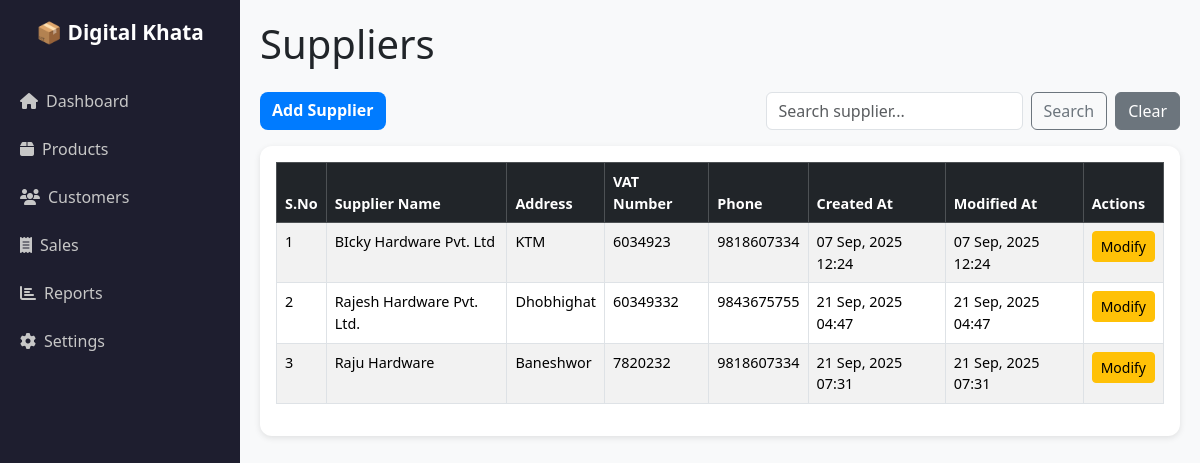
The app's page /purchase/supplier_list with its own data.
### purchase/models.py (models this page shows, shortened)
class Supplier(models.Model):
    supplier_name = models.CharField(max_length=200)
    address = models.CharField(max_length=200, null=True, blank=True)
    vat_no = models.IntegerField( null=True, blank=True)
    phone = models.CharField(max_length=15)
    created_at = models.DateTimeField(auto_now_add=True)
    modified_at = models.DateTimeField(auto_now_add=True)

### purchase/views.py (the view)
# urls.py: path('supplier_list',views.supplier_list, name='supplier_list'),
def supplier_list(request):
    query = request.GET.get('q', '').strip()
    if query:
        suppliers = Supplier.objects.filter(supplier_name__icontains=query).order_by("supplier_name")
    else:
       suppliers = Supplier.objects.all().order_by("supplier_name")
    return render(request,'supplier_list.html',{'suppliers':suppliers})

### purchase/templates/supplier_list.html (shortened to what this page needs)
{% extends "base.html" %}
{% block content %}
<div class="main-content">
    <h1 class="mb-4">Suppliers</h1>
    <div class="d-flex justify-content-between mb-3">
        <a href="{% url 'add_supplier' %}" class="btn btn-primary">Add Supplier</a>
        <form method="get" class="d-flex">
            <input type="text" name="q" value="{{ request.GET.q }}" class="form-control me-2" placeholder="Search supplier...">
            <button type="submit" class="btn btn-outline-secondary">Search</button>
             <a href="{% url 'supplier_list' %}" class="btn btn-secondary ms-2">Clear</a>
        </form>
    </div>
    <div class="card p-3">
        <div class="table-responsive">
            <table class="table table-striped table-hover table-bordered">
                <thead class="table-dark">
                    <tr>
                        <th>S.No</th>
                        <th>Supplier Name</th>
                        <th>Address</th>
                        <th>VAT Number</th>
                        <th>Phone</th>
                        <th>Created At</th>
                        <th>Modified At</th>
                        <th>Actions</th>
                    </tr>
                </thead>
                <tbody>
                    {% for supplier in suppliers %}
                    <tr>
                        <td>{{ forloop.counter }}</td>
                        <td>{{ supplier.supplier_name }}</td>
                        <td>{{ supplier.address|default:"-" }}</td>
                        <td>{{ supplier.vat_no|default:"-" }}</td>
                        <td>{{ supplier.phone }}</td>
                        <td>{{ supplier.created_at|date:"d M, Y H:i" }}</td>
                        <td>{{ supplier.modified_at|date:"d M, Y H:i" }}</td>
                        <td>
                            <a href="{% url 'supplier_modify' supplier.id %}" class="btn btn-sm btn-warning">Modify</a>
                        </td>
                    </tr>
                    {% empty %}
                    <tr>
                        <td colspan="8" class="text-center">No suppliers found.</td>
                    </tr>
                    {% endfor %}
                </tbody>
            </table>
        </div>
    </div>
</div>
{% endblock %}

### static/css/style.css (style rules this page uses)
body { font-family: "Segoe UI", Tahoma, Geneva, Verdana, sans-serif; background-color: #f8f9fa; margin: 0; padding: 0; }
h1, h2, h3, h4, h5 { font-family: "Segoe UI", Tahoma, Geneva, Verdana, sans-serif; font-weight: 200; }
.main-content { margin-left: 240px; padding: 20px; }
.card { border-radius: 12px; border: none; box-shadow: 0 2px 6px rgba(0, 0, 0, 0.1); }
.table { font-family: "Segoe UI", Tahoma, Geneva, Verdana, sans-serif; font-size: 0.9rem; }
.table thead { background-color: #343450; color:#28a745; }
.btn-primary { background-color: #007bff; border: none; font-weight: 600; border-radius: 8px; transition: 0.3s; }

### records on screen
Supplier: supplier_name "BIcky Hardware Pvt. Ltd", address "KTM", vat_no "6034923", phone "9818607334", created_at "07 Sep, 2025 12:24", modified_at "07 Sep, 2025 12:24"
Supplier: supplier_name "Rajesh Hardware Pvt. Ltd.", address "Dhobhighat", vat_no "60349332", phone "9843675755", created_at "21 Sep, 2025 04:47", modified_at "21 Sep, 2025 04:47"
Supplier: supplier_name "Raju Hardware", address "Baneshwor", vat_no "7820232", phone "9818607334", created_at "21 Sep, 2025 07:31", modified_at "21 Sep, 2025 07:31"
